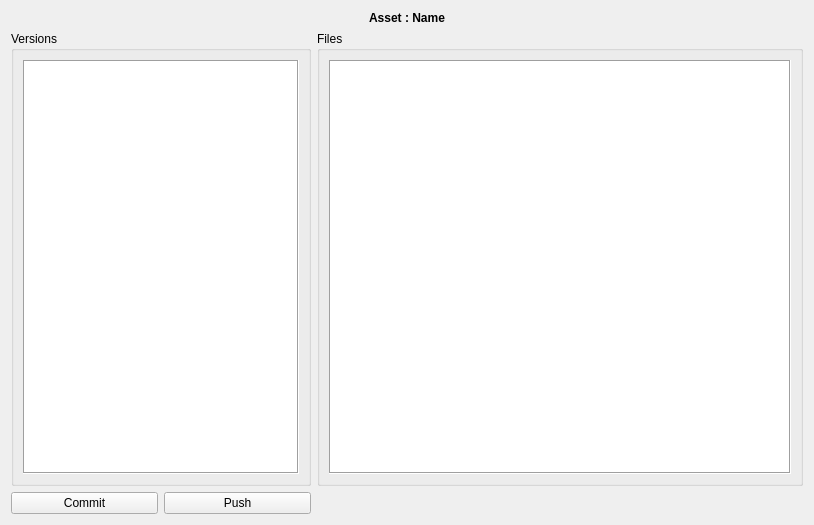
<?xml version="1.0" encoding="UTF-8"?>
<ui version="4.0">
 <class>Form</class>
 <widget class="QWidget" name="Form">
  <property name="geometry">
   <rect>
    <x>0</x>
    <y>0</y>
    <width>814</width>
    <height>525</height>
   </rect>
  </property>
  <property name="windowTitle">
   <string>Form</string>
  </property>
  <layout class="QGridLayout" name="gridLayout_3">
   <item row="1" column="0">
    <widget class="QGroupBox" name="versionsGroupBox">
     <property name="maximumSize">
      <size>
       <width>300</width>
       <height>16777215</height>
      </size>
     </property>
     <property name="title">
      <string>Versions</string>
     </property>
     <layout class="QGridLayout" name="gridLayout">
      <item row="0" column="0">
       <widget class="QListWidget" name="versionList">
        <property name="maximumSize">
         <size>
          <width>16777215</width>
          <height>16777215</height>
         </size>
        </property>
        <property name="focusPolicy">
         <enum>Qt::NoFocus</enum>
        </property>
        <property name="contextMenuPolicy">
         <enum>Qt::CustomContextMenu</enum>
        </property>
        <property name="frameShape">
         <enum>QFrame::Box</enum>
        </property>
       </widget>
      </item>
     </layout>
    </widget>
   </item>
   <item row="1" column="1">
    <widget class="QGroupBox" name="filesGroupBox">
     <property name="title">
      <string>Files</string>
     </property>
     <layout class="QGridLayout" name="gridLayout_2">
      <item row="0" column="0">
       <widget class="QListWidget" name="filesList">
        <property name="focusPolicy">
         <enum>Qt::NoFocus</enum>
        </property>
        <property name="contextMenuPolicy">
         <enum>Qt::DefaultContextMenu</enum>
        </property>
        <property name="frameShape">
         <enum>QFrame::Box</enum>
        </property>
        <property name="dragDropMode">
         <enum>QAbstractItemView::NoDragDrop</enum>
        </property>
        <property name="defaultDropAction">
         <enum>Qt::CopyAction</enum>
        </property>
        <property name="iconSize">
         <size>
          <width>64</width>
          <height>64</height>
         </size>
        </property>
        <property name="textElideMode">
         <enum>Qt::ElideNone</enum>
        </property>
        <property name="movement">
         <enum>QListView::Static</enum>
        </property>
        <property name="flow">
         <enum>QListView::LeftToRight</enum>
        </property>
        <property name="isWrapping" stdset="0">
         <bool>true</bool>
        </property>
        <property name="resizeMode">
         <enum>QListView::Adjust</enum>
        </property>
        <property name="gridSize">
         <size>
          <width>128</width>
          <height>128</height>
         </size>
        </property>
        <property name="viewMode">
         <enum>QListView::IconMode</enum>
        </property>
        <property name="wordWrap">
         <bool>true</bool>
        </property>
        <property name="selectionRectVisible">
         <bool>true</bool>
        </property>
       </widget>
      </item>
     </layout>
    </widget>
   </item>
   <item row="2" column="0">
    <layout class="QHBoxLayout" name="horizontalLayout">
     <item>
      <widget class="QPushButton" name="commitButt">
       <property name="focusPolicy">
        <enum>Qt::NoFocus</enum>
       </property>
       <property name="text">
        <string>Commit</string>
       </property>
      </widget>
     </item>
     <item>
      <widget class="QPushButton" name="pushButt">
       <property name="focusPolicy">
        <enum>Qt::NoFocus</enum>
       </property>
       <property name="text">
        <string>Push</string>
       </property>
      </widget>
     </item>
    </layout>
   </item>
   <item row="2" column="1">
    <widget class="QLabel" name="messageLabel">
     <property name="text">
      <string/>
     </property>
     <property name="alignment">
      <set>Qt::AlignCenter</set>
     </property>
    </widget>
   </item>
   <item row="0" column="0" colspan="2">
    <widget class="QLabel" name="assetName">
     <property name="font">
      <font>
       <weight>75</weight>
       <bold>true</bold>
      </font>
     </property>
     <property name="text">
      <string>Asset : Name</string>
     </property>
     <property name="alignment">
      <set>Qt::AlignCenter</set>
     </property>
    </widget>
   </item>
  </layout>
 </widget>
 <resources/>
 <connections/>
</ui>
